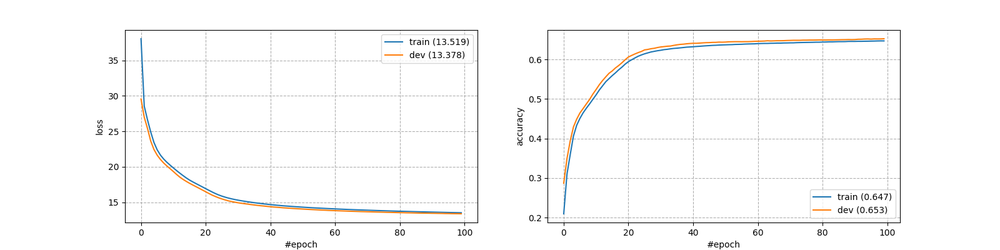
#> input picture PAK/13hw_Python/learning_curve.png, 1000 x 250 px, shrunk from 1600 x 400 before the run, given in place of the camera
$ python main.py
#> lines starting #> are read from the running program, lines starting #| are printed output that depends on the picture
import cv2
import numpy as np

cap = cv2.VideoCapture(0)

_, frame1 = cap.read()
#> frame1 is the input picture: shape (250, 1000, 3); mean B, G, R 249.5, 249.7, 249.8
_, frame2 = cap.read()

green = np.array([0, 0, 255], dtype=np.uint8)
red = np.array([0, 255, 0], dtype=np.uint8)
blank = np.zeros(frame1.shape[:2], dtype='uint8')

acc = 0
f = 0

while cap.isOpened():
    if acc == 1000 and f == 1:
        green = np.array([0, 255, 0], dtype=np.uint8)
        f = 0
        acc = 0
    elif acc == 1000:
        green = np.array([0, 0, 255], dtype=np.uint8)
        f = 1
        acc = 0

    diff = cv2.absdiff(frame1, frame2)
#> diff: shape (250, 1000, 3); every value is 0

    diff_r = cv2.GaussianBlur(diff, (5, 5), cv2.BORDER_DEFAULT)
    diff_r = cv2.inRange(diff_r, (0, 20, 0), (255, 255, 255))
#> diff_r: shape (250, 1000); every value is 0
    diff_r = cv2.cvtColor(diff_r, cv2.IMREAD_COLOR)

    mask_r = np.where(np.all(diff_r != (255, 255, 255), axis=-1, keepdims=True), red, green)
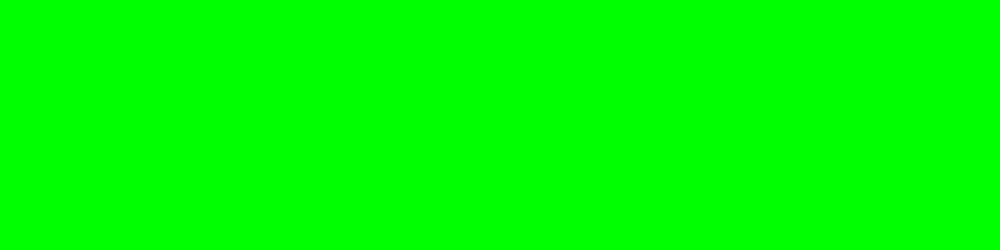
#> mask_r: shape (250, 1000, 3); mean B, G, R 0, 255, 0

    res1 = cv2.addWeighted(frame1, 0.8, mask_r, 0.6, 0)
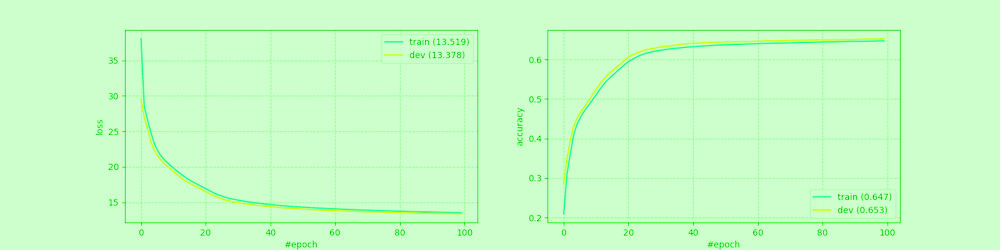
#> res1: shape (250, 1000, 3); mean B, G, R 199.6, 254.7, 199.8

    cv2.imshow("frame1", res1)

    frame1 = frame2
    ret, frame2 = cap.read()
    acc += 10
    if cv2.waitKey(10) == 27:
#> (key Esc is pressed here)
        break

cap.release()
cv2.destroyAllWindows()
